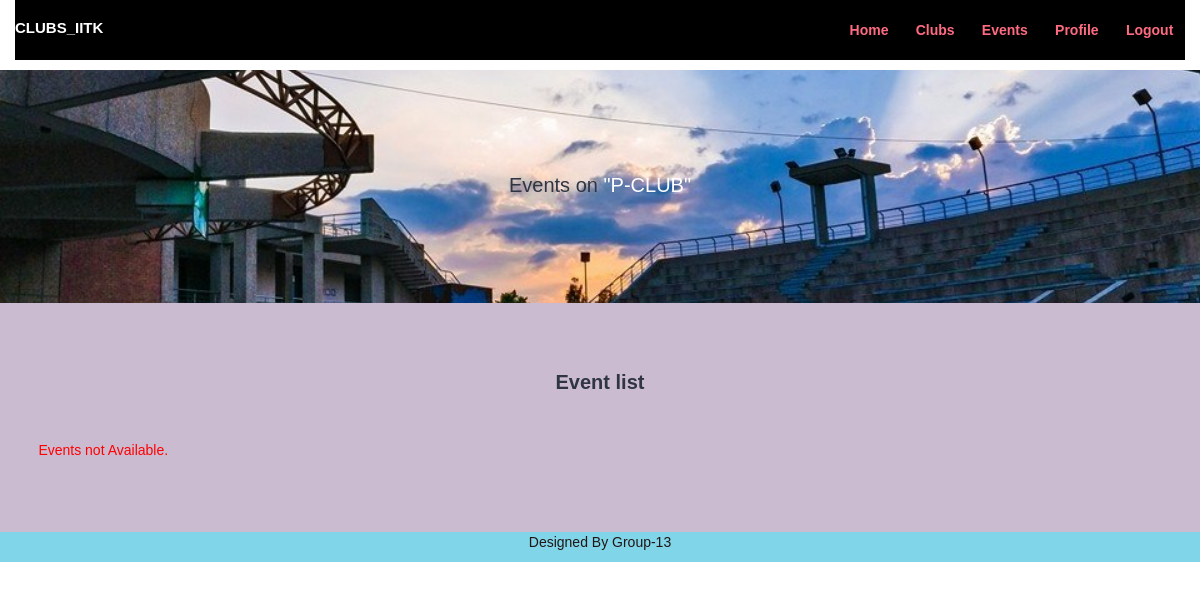
/user/club-events.php?club_id=4 (signed in), run on an earlier commit of the app's database.
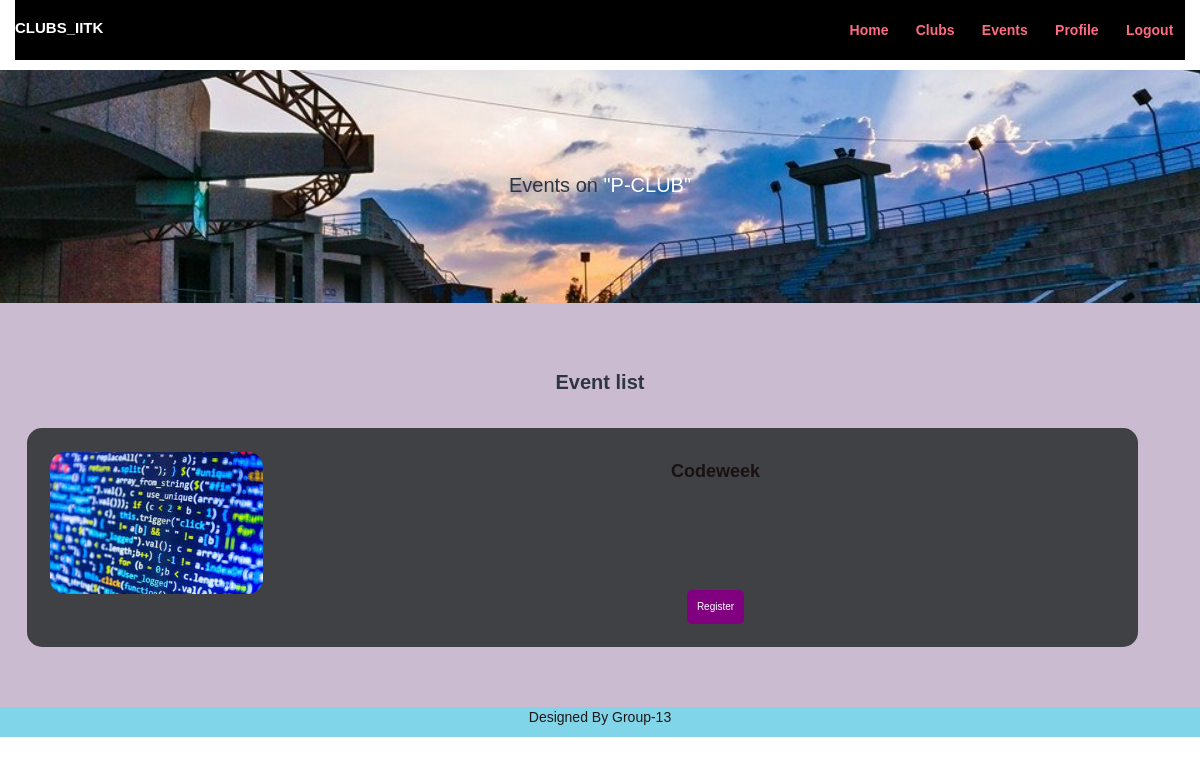
And on a later commit of the database.
### tables this page shows
CREATE TABLE `tbl_clubs` (
  `id` int(10) UNSIGNED NOT NULL,
  `title` varchar(100) NOT NULL,
  `image_name` varchar(255) NOT NULL,
  `featured` varchar(10) NOT NULL,
  `active` varchar(10) NOT NULL
);

CREATE TABLE `tbl_events` (
  `id` int(10) UNSIGNED NOT NULL,
  `title` varchar(100) NOT NULL,
  `description` text NOT NULL,
  `image_name` varchar(255) NOT NULL,
  `club_id` int(10) UNSIGNED NOT NULL,
  `featured` varchar(10) NOT NULL,
  `active` varchar(10) NOT NULL
);

### user/club-events.php (the view, shortened to what this page needs)
<?php include('partials-front/menu.php'); ?>
<?php
    if(isset($_GET['club_id']))
    {
        $club_id = $_GET['club_id'];
        $sql = "SELECT title FROM tbl_clubs WHERE id=$club_id";
        $res = mysqli_query($conn, $sql);
        $row = mysqli_fetch_assoc($res);
        $club_title = $row['title'];
    }
    else
    {
        header('location:'.SITEURL);
    }
?>
<section class="event-search text-center">
    <div class="container">
        <h2>Events on <a href="#" class="text-white">"<?php echo $club_title; ?>"</a></h2>
    </div>
</section>
<section class="event-menu d-flex flex-row">
    <div class="container">
        <h2 class="text-center"><b>Event list</b></h2>
        <?php
            $sql2 = "SELECT * FROM tbl_events WHERE club_id=$club_id";
            $res2 = mysqli_query($conn, $sql2);
            $count2 = mysqli_num_rows($res2);
            if($count2>0)
            {
                while($row2=mysqli_fetch_assoc($res2))
                {
                    $id = $row2['id'];
                    $title = $row2['title'];
                    $image_name = $row2['image_name'];
                    ?>
                    <div class="event-menu-box d-flex flex-row">
                        <div class="event-menu-img">
                            <?php
                                if($image_name=="")
                                {
                                    echo "<div class='error'>Image not Available.</div>";
                                }
                                else
                                {
                                    ?>
                                    <img src="<?php echo SITEURL; ?>images/events/<?php echo $image_name; ?>" alt="Chicke Hawain Pizza" class="img-responsive img-curve">
                                    <?php
                                }
                            ?>
                        </div>
                        <div class="event-menu-desc d-flex flex-column">
                            <div >
                                <h4 class = "text-center event-heading"><b><?php echo $title; ?></b></h4>
                                <p class="event-detail text-center">
                                </p>
                            </div>
                        <br>
                            <div class="text-center justify-content-end reg-button">
                                <a href="<?php echo SITEURL; ?>user/reg.php?event_id=<?php echo $id; ?>" class="btn btn-primary text-center reg-button">Register</a>
                            </div>
                        </div>
                    </div>
                    <?php
                }
            }
            else
            {
                echo "<div class='error'>Events not Available.</div>";
            }
        ?>
    </div>
</section>
<?php include('partials-front/footer.php'); ?>

### user/partials-front/menu.php (shortened to what this page needs)
<!DOCTYPE html>
<html lang="en">
<head>
<link rel="stylesheet" href="https://maxcdn.bootstrapcdn.com/bootstrap/3.3.7/css/bootstrap.min.css">
<link rel="stylesheet" href="https://maxcdn.bootstrapcdn.com/font-awesome/4.7.0/css/font-awesome.min.css">
    <link rel="stylesheet" href="../css/style.css">
</head>
<body>
         <div class="container">
            <div class="logo" style="color:white">
                <h3><b>CLUBS_IITK</b></h3>
            </div>
            <div class="menu text-right" style="background-color :black">
                <ul>
                    <li>
                        <a href="http://localhost/CLUBS_IITK/user/index.php">Home</a>
                    </li>
                    <li>
                        <a href="http://localhost/CLUBS_IITK/user/clubs.php">Clubs</a>
                    </li>
                    <li>
                        <a href="http://localhost/CLUBS_IITK/user/events.php">Events</a>
                    </li>
                    <li>
                        <?php
                            $username=$_SESSION['user'];
                             echo"<a href=\"http://localhost/CLUBS_IITK/user/user_profile.php?username=".$username."\">Profile</a>
                            ";
                        ?>
                    </li>
                    <li><a href="logout.php">Logout</a></li>
                </ul>
            </div>
        </div>

### user/partials-front/footer.php (shortened to what this page needs)
 <section class="footer">
        <div class="container text-center">
            <p> Designed By Group-13</p>
        </div>
    </section>
</body>
</html>

### css/style.css (style rules this page uses)
* { margin: 0; padding: 0; font-family: Arial, Helvetica, sans-serif; }
.container { margin: 0 auto; padding: 0%; }
.img-responsive { width: 100%; }
.img-curve { border-radius: 15px; }
.text-right { text-align: right; }
.text-center { text-align: center; }
.text-white { color: white; }
a { color: #ff6b81; text-decoration: none; }
.btn { padding: 1%; border: none; font-size: 1rem; border-radius: 5px; }
.btn-primary { background-color: #ff6b81; color: white; cursor: pointer; }
h2 { color: #2f3542; font-size: 2rem; margin-bottom: 2%; }
h3 { font-size: 1.5rem; }
.logo { width: 10%; float: left; }
.menu { line-height: 60px; }
.menu ul { list-style-type: none; }
.menu ul li { display: inline; padding: 1%; font-weight: bold; }
.event-search { background-image: url(../images/oat-2.jpg); background-size: cover; background-repeat: no-repeat; background-position: center; padding: 7% 0; }
.event-menu { background-color: #cabbd1; padding: 4% 0; }
.event-menu-box { width: 95%; margin: 1%; padding: 2%; float: left; background-color: rgb(63, 65, 68); border-radius: 15px; }
.event-menu-img { width: 20%; float: left; }
.event-menu-desc { width: 90%; color: #1a1112; margin-left: 15%; font-size: 2rem; font-weight: 600; }
.event-detail { font-size: 1.5rem; color: #f0f2f7; margin-left: 3%; padding: 30px; }
.error { padding: 2%; color: red; }

### user/club-events.php (style rules this page uses)
.btn-primary { background-color: purple; font-color: green; }

### user/partials-front/footer.php (style rules this page uses)
.footer { background-color: #80d5e8; color: rgb(32, 22, 22); }

What changed in the data, as far as the page shows it:
added tbl_events: image_name (picture), title "Codeweek"
Also different on the page:
text no longer shown: "Events not Available."
